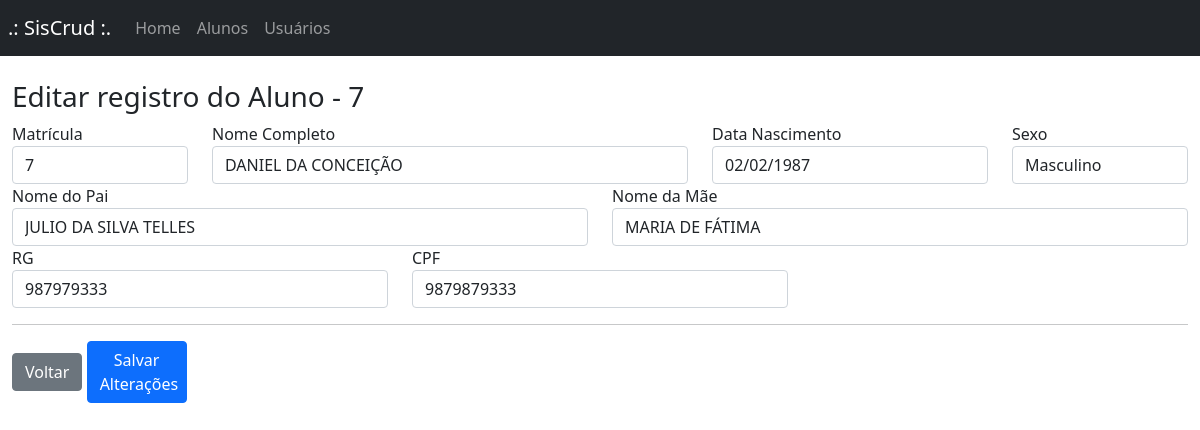
/assets/edit.php?ref=7, run on the app's committed database.
### tables this page shows
CREATE TABLE IF NOT EXISTS `aluno` (
  `matricula` int(11) NOT NULL AUTO_INCREMENT,
  `nome_aluno` varchar(50) DEFAULT NULL,
  `nome_pai` varchar(50) DEFAULT NULL,
  `nome_mae` varchar(50) DEFAULT NULL,
  `dt_nasc` date DEFAULT NULL,
  `sexo_aluno` char(1) DEFAULT NULL,
  `rg_aluno` int(11) DEFAULT NULL,
  `cpf_aluno` varchar(11) DEFAULT NULL,
  PRIMARY KEY (`matricula`)
);

### assets/abre-banco.php (called while the page is built, shortened)
<?php
    $tabela1 = 'aluno';
?>

### assets/edit.php (the view, shortened to what this page needs)
<!DOCTYPE html>
<html lang="pt-br">
<head>
    <link href="https://cdn.jsdelivr.net/npm/bootstrap@5.0.2/dist/css/bootstrap.min.css" rel="stylesheet">
    <link rel="stylesheet" href="../style/style.css">
</head>
<?php
    include "nav.php";
    require_once "abre-banco.php";
    $ref = $_REQUEST['ref'] ?? '';
    ?>
<body>
    <?php
    if (!empty($ref)) {
        $sql = "SELECT * FROM $tabela1 WHERE matricula = $ref LIMIT 1";
        $busca = $conexao -> prepare($sql);
        $busca -> setFetchMode(PDO::FETCH_ASSOC);
        $busca -> execute();
        $dados = $busca -> fetch();?>
    <div id="main" class="container-fluid">
        <br><h3 class="page-header">Editar registro do Aluno - <?php echo $ref;?></h3>
        <form action="update.php" method="post" onsubmit="confirm('Confirma as alterações abaixo?')">
        <div class="row">
            <div class="form-group col-md-2">
                <label for="matricula">Matrícula</label>
                <input type="text" class="form-control" name="matricula" value="<?=$ref?>">
            </div>
            <div class="form-group col-md-5">
                <label for="nome">Nome Completo</label>
                <input type="text" class="form-control" name="nome_aluno" value="<?=$dados['nome_aluno']?>">
            </div>
            <div class="form-group col-md-3">
                <label for="dt_nasc">Data Nascimento</label>
                <input type="text" class="form-control" name="dt_nasc" value="<?php echo date('d/m/Y', strtotime($dados["dt_nasc"])); ?>">
            </div>
            <div class="form-group col-md-2">
                <label for="sexo">Sexo</label>
                <select class="form-control" name="sexo_aluno">
                    <?php
                    if($dados["sexo_aluno"]=="M")
                        echo '<option selected="selected" value="M">Masculino</option><option value="F">Feminino</option>';
                    else
                        echo '<option value="M">Masculino</option><option selected="selected" value="F">Feminino</option>';
                    ?>
                </select>
            </div>
        </div>
        <div class="row">
            <div class="form-group col-md-6">
                <label for="nome_pai">Nome do Pai</label>
                <input type="text" class="form-control" name="nome_pai" value="<?php echo $dados["nome_pai"]; ?>">
            </div>
            <div class="form-group col-md-6">
                <label for="nome_mae">Nome da Mãe</label>
                <input type="text" class="form-control" name="nome_mae" value="<?php echo $dados["nome_mae"]; ?>">
            </div>
        </div>
        <div class="row">
            <div class="form-group col-md-4">
                <label for="rg">RG</label>
                <input type="text" class="form-control" name="rg_aluno" value="<?php echo $dados["rg_aluno"]; ?>">
            </div>
            <div class="form-group col-md-4">
                <label for="cpf">CPF</label>
                <input type="text" class="form-control" name="cpf_aluno" value="<?php echo $dados["cpf_aluno"]; ?>">
            </div>
        </div>
        <hr/>
        <div id="actions" class="row">
            <div class="col-md-12">
                <a href="../index.php" class="btn btn-secondary">Voltar</a>
                <button type="submit" class="btn btn-primary">Salvar Alterações</button>
            </div>
        </div>
    </div>
    <?php
        } else {
            echo "<p>Por favor, preencha todos os campos e tente novamente.</p>";
        }
    ?>
</body>
</html>

### style/style.css (style rules this page uses)
button { width: 100px; padding: 0.2rem; margin: 0!important; }

### data on the page
aluno: nome_aluno "DANIEL DA CONCEIÇÃO", dt_nasc "02/02/1987", sexo_aluno "Masculino", nome_pai "JULIO DA SILVA TELLES", nome_mae "MARIA DE FÁTIMA", rg_aluno "987979333", cpf_aluno "9879879333"

### other printed values
$ref "7"
